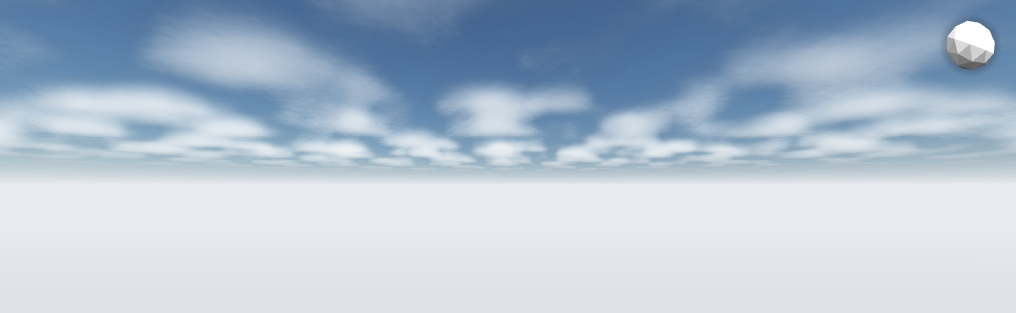
#> input picture analysis/tmp_r13_clouds/tune_cov25.png, 1016 x 313 px, found by its file name; the run also reads 2 pictures not shown here
$ python forensics2_r2.py
#> lines starting #> are read from the running program, lines starting #| are printed output that depends on the picture; after the words box and inside, x2 and y2 are one past the last pixel; in counts of white or black regions, pixels touching at a corner belong together
#!/usr/bin/env python3
"""Forensics round 2: sun blob location, blue-gap recheck, per-blob underside shading,
posterization, cloud-only chroma blotches."""
import numpy as np
from PIL import Image
from scipy import ndimage
import json

FILES = ["tune_cov25.png", "tune_cov75.png", "tune_base.png", "tune_layered.png"]
FLOOR_CUT = 0.45

def luminance(a):
    return 0.2126*a[...,0] + 0.7152*a[...,1] + 0.0722*a[...,2]

def analyze(path):
#> called with path = 'tune_cov25.png'
    im = Image.open(path)
#> im is the input picture: PIL image 1016x313 RGB; mean R, G, B 176.7, 191.9, 208.9
    rgb = np.asarray(im.convert("RGB")).astype(np.float32)
    H, W, _ = rgb.shape
#> H = 313; W = 1016
    h = int(H*(1-FLOOR_CUT))
#> h = 172
    sky = rgb[:h, :, :]
    L = luminance(sky)
    R, G, B = sky[...,0], sky[...,1], sky[...,2]
    out = {}

    # 1) locate pure-white blob(s)
    white = L >= 250
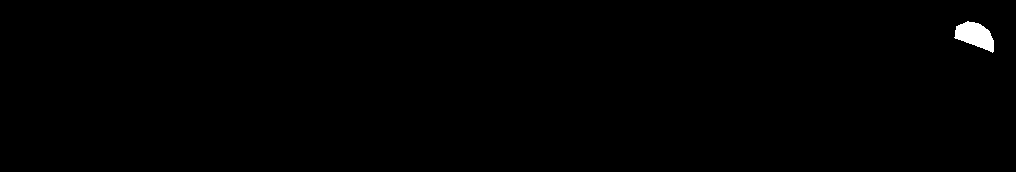
#> white: shape (172, 1016) bool; 0.44% white; 1 white region, box (x1, y1, x2, y2) and area: (954, 21, 994, 53) 771
    if white.any():
        lab, n = ndimage.label(white)
#> n = 1
        sizes = ndimage.sum(white, lab, range(1, n+1))
#> sizes = [771]
        for i in np.argsort(sizes)[::-1][:3]:
            if sizes[i] < 20: continue
            ys, xs = np.where(lab == i+1)
            out[f"white_blob_{int(sizes[i])}px"] = {
                "cx": int(xs.mean()), "cy": int(ys.mean()),
                "bbox": [int(xs.min()), int(ys.max()), int(ys.min()), int(ys.max())],
                "rel_x": round(float(xs.mean())/W, 2), "rel_y_in_sky": round(float(ys.mean())/h, 2)}
#> this loop made 1 pass
#> after the loop, out = 1 item

    # 2) blue gap fraction with several thresholds + gap color stats
    for margin, tag in [(15, "strict"), (5, "loose"), (-10, "any_b_r")]:
        gap = (B > R + margin) & (B > 90)
        out[f"bluegap_{tag}_pct"] = round(100*gap.mean(), 1)
#> after the loop, out = 4 items
    gap = (B > R + 5) & (B > 90)
    if gap.any():
        out["gap_color"] = {"R": round(float(R[gap].mean()),1), "G": round(float(G[gap].mean()),1),
                            "B": round(float(B[gap].mean()),1)}
    # strongest blue (zenith-ish) color: 90th pct of B-R
    br = B - R
    out["blue_strength_p90"] = round(float(np.percentile(br, 90)), 1)
    out["sky_top_row_color"] = {"R": round(float(R[0:5,:].mean()),1), "G": round(float(G[0:5,:].mean()),1), "B": round(float(B[0:5,:].mean()),1)}

    # 3) posterization: luminance histogram spikes/gaps in sky
    hist, _ = np.histogram(L, bins=256, range=(0,256))
#> hist = 256 values, max 2967 at index 111, min 0 at index 0, mean 682.6
    nz = hist[hist > 0]
#> nz = 156 values, max 2967 at index 22, min 1 at index 3, mean 1120.2
    # count empty levels inside [min,max] active range
    active = np.where(hist > 0)[0]
#> active = 156 values from 77 to 255
    lo, hi = active.min(), active.max()
#> lo = 77; hi = 255
    empty_inside = int((hist[lo:hi+1] == 0).sum())
#> empty_inside = 23
    spikes = int((hist[lo:hi+1] > 5*np.median(nz)).sum())
#> spikes = 0
    out["lum_hist"] = {"active_range": [int(lo), int(hi)], "empty_levels_inside": empty_inside, "spike_levels": spikes}

    # 4) cloud mask (loose) & per-blob top-vs-bottom shading
    cloud = ~(B > R + 5) | (L > 200)
#> cloud: shape (172, 1016) bool; 16.3% white; 51 white regions (31 under 20 px), largest, box (x1, y1, x2, y2) and area: (0, 92, 291, 161) 10342, (794, 100, 1008, 157) 3299, (543, 115, 747, 166) 3064
    cloud = ndimage.binary_closing(cloud, np.ones((3,3)))
#> cloud: shape (172, 1016) bool; 16.3% white; 36 white regions (17 under 20 px), largest, box (x1, y1, x2, y2) and area: (1, 92, 291, 162) 10470, (794, 100, 1015, 157) 3559, (543, 115, 747, 166) 3094
    lab, n = ndimage.label(cloud)
#> lab: shape (172, 1016) int32; 40 distinct labels, from 0 to 39
#> n = 39
    stats = []
    min_area = 150
    for i in range(1, n+1):
        ys, xs = np.where(lab == i)
        if len(ys) < min_area: continue
        sel = lab == i
        ymid = ys.mean()
        top = sel & (np.arange(h)[:, None] < ymid)
        bot = sel & (np.arange(h)[:, None] >= ymid)
        lt = L[top].mean() if top.any() else None
        lb = L[bot].mean() if bot.any() else None
        if lt and lb:
            stats.append({"area": int(len(ys)), "lum_top": round(float(lt),1), "lum_bot": round(float(lb),1),
                          "top_minus_bot": round(float(lt-lb),1)})
#> this loop made 39 passes
#> (ys, xs) on passes 7, 8, 9, 10, 12, 15, 21, 22, 24, 28, 29, 30: ([104], [998]), ([105, 105, 105], [530, 531, 532]), ([106], [529]), ([109], [931]), ([110], [929]), ([115, 115, 115], [1012, 1013, 1014]), ([152, 152], [762, 763]), ([153, 153], [764, 765]), ([157, 158, 158, 158, 158], [691, 691, 692, 693, 694]), ([160], [640]), ([160], [644]), ([161], [642])
#> (ymid, lt, lb) on passes 1 to 6: (44.91, 245.1, 168.3), (64.64, 200, 200.4), (125.6, 213.2, 214.9), (104.3, 209.3, 209.1), (114.9, 210.4, 212.8), (130.6, 207.2, 211.6)
#> after the loop, stats = 14 items
    stats.sort(key=lambda s: -s["area"])
    out["blobs"] = stats[:8]
    if stats:
        d = [s["top_minus_bot"] for s in stats]
#> d = [-1.7, -4.4, -5.2, 76.8, -2.4, 0.2, 1.2, 9.3, 7.6, -0.6, 1.2, -2, 1.6, -0.4]
        out["blob_top_minus_bot_mean"] = round(float(np.mean(d)), 1)
        out["n_blobs"] = len(stats)

    # 5) cloud-only chroma blotches: dilate cloud, blur R-B, std within
    cmask = ndimage.binary_dilation(cloud, np.ones((5,5)))
#> cmask: shape (172, 1016) bool; 23% white; 18 white regions, largest, box (x1, y1, x2, y2) and area: (0, 90, 296, 172) 15118, (792, 92, 1016, 159) 7316, (541, 113, 749, 168) 4801
    rb = R - B
    k = 25
    cum = np.cumsum(np.cumsum(np.pad(rb, k//2, mode="edge"), axis=0), axis=1)
    blur = (cum[k:, k:] - cum[:-k, k:] - cum[k:, :-k] + cum[:-k, :-k]) / (k*k)
    blur = blur[:h, :W] if blur.shape[0] >= h else blur
    m = cmask[:blur.shape[0], :blur.shape[1]]
#> m: shape (171, 1015) bool; 23% white; 18 white regions, largest, box (x1, y1, x2, y2) and area: (0, 90, 296, 171) 14913, (792, 92, 1015, 159) 7292, (541, 113, 749, 168) 4801
    if m.any():
        out["cloud_chroma_blur_std"] = round(float(blur[m].std()), 2)
        out["cloud_chroma_blur_absmax"] = round(float(np.abs(blur[m]).max()), 1)
        # fraction of cloud w/ magenta tint (R-B > +8) after blur
        out["cloud_magenta_tint_pct"] = round(100*float((blur[m] > 8).mean()), 2)
        out["cloud_cyan_tint_pct"] = round(100*float((blur[m] < -8).mean()), 2)

    # 6) horizontal streaking: row-wise std of luminance vs col-wise
    out["row_std_mean"] = round(float(L.std(axis=1).mean()), 2)
    out["col_std_mean"] = round(float(L.std(axis=0).mean()), 2)

    # 7) edge-enhanced count of strong local edges (seam detection): gradient magnitude > 20
    gx = np.abs(np.diff(L, axis=1)); gy = np.abs(np.diff(L, axis=0))
    out["strong_edges_pct"] = round(100*float((gx[:-1,:] > 20).mean()), 3)
    # vertical line check: columns whose mean gradient is much higher
    colgrad = (np.abs(np.diff(L, axis=1)) > 15).mean(axis=0)
#> colgrad = 1015 values, max 0.0872 at index 946, min 0 at index 0, mean 0.00157
    out["worst_col_edge_share"] = round(float(colgrad.max()), 3)

    return out

res = {f: analyze(f) for f in FILES}
#> call 2 of analyze, with path = 'tune_cov75.png'
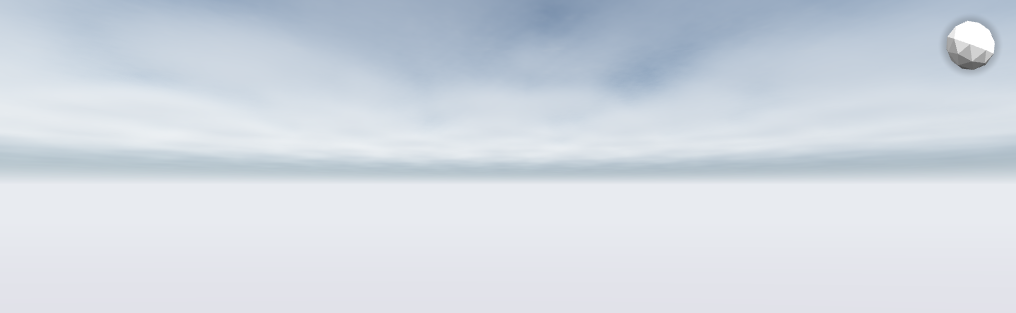
#> input picture analysis/tmp_r13_clouds/tune_cov75.png, 1016 x 313 px, found by its file name
#> in analyze, im is the input picture: PIL image 1016x313 RGB; mean R, G, B 209.3, 216.7, 225.9
#> in analyze (call 2), `R, G, B = sky[...,0], sky[...,1], sky[...,2]`:
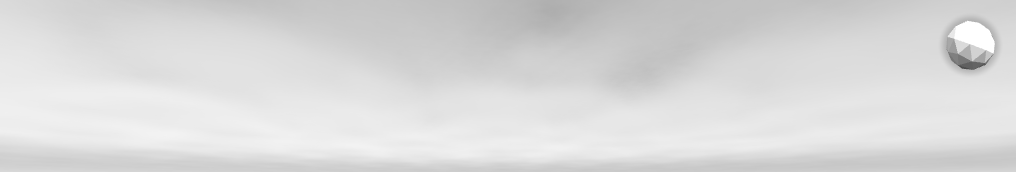
#> B: shape (172, 1016) float32; min 77, max 255, mean 217.9
#> in analyze (call 2), `lab, n = ndimage.label(white)`: n = 1
#> the loop in analyze (call 2), `for i in np.argsort(sizes)[::-1][:3]:` made 1 pass
#> after the loop in analyze (call 2), `for i in np.argsort(sizes)[::-1][:3]:`: out = 1 item
#> the loop in analyze (call 2), `for margin, tag in [(15, "strict"), (5, "loose"), (-10, "any_b_r")]:` made 3 passes
#> pass 1, in analyze (call 2), `gap = (B > R + margin) & (B > 90)`:
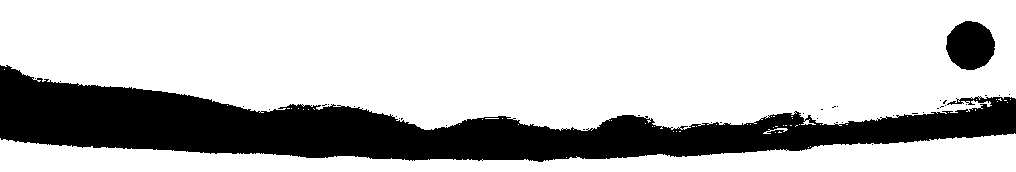
#> gap: shape (172, 1016) bool; 75.2% white; 37 black regions (35 under 20 px), largest, box (x1, y1, x2, y2) and area: (0, 65, 1016, 162) 41462, (946, 21, 995, 70) 1840
#> after the loop in analyze (call 2), `for margin, tag in [(15, "strict"), (5, "loose"), (-10, "any_b_r")]:`: out = 4 items
#> in analyze (call 2), `br = B - R`:
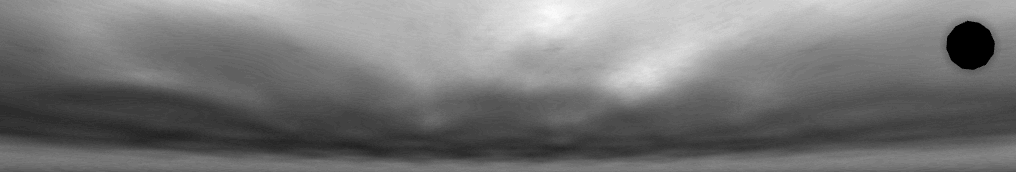
#> br: shape (172, 1016) float32; min 0, max 50, mean 23.3; drawn with min black and max white
#> in analyze (call 2), `hist, _ = np.histogram(L, bins=256, range=(0,256))`: hist = 256 values, max 4007 at index 223, min 0 at index 0, mean 682.6
#> in analyze (call 2), `nz = hist[hist > 0]`: nz = 140 values, max 4007 at index 119, min 1 at index 3, mean 1248.2
#> in analyze (call 2), `active = np.where(hist > 0)[0]`: active = 140 values from 77 to 255
#> in analyze (call 2), `empty_inside = int((hist[lo:hi+1] == 0).sum())`: empty_inside = 39
#> in analyze (call 2), `spikes = int((hist[lo:hi+1] > 5*np.median(nz)).sum())`: spikes = 14
#> in analyze (call 2), `cloud = ~(B > R + 5) | (L > 200)`: cloud: shape (172, 1016) bool; 61.8% white; 4 black regions (2 under 20 px), largest, box (x1, y1, x2, y2) and area: (18, 0, 1016, 99) 54809, (0, 145, 1016, 172) 11950
#> in analyze (call 2), `cloud = ndimage.binary_closing(cloud, np.ones((3,3)))`: cloud: shape (172, 1016) bool; 61.5% white; 1 black region, box (x1, y1, x2, y2) and area: (0, 0, 1016, 172) 67276
#> in analyze (call 2), `lab, n = ndimage.label(cloud)`:
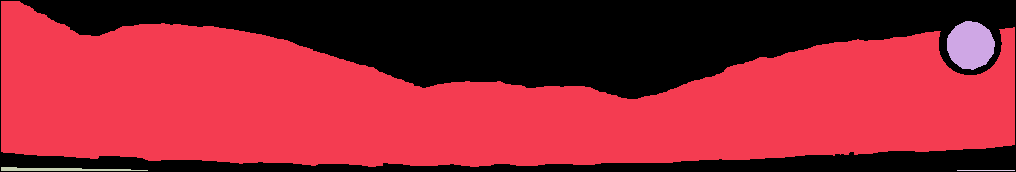
#> lab: shape (172, 1016) int32; 5 distinct labels, from 0 to 4; one colour per label, 0 black
#> in analyze (call 2), `lab, n = ndimage.label(cloud)`: n = 4
#> the loop in analyze (call 2), `for i in range(1, n+1):` made 4 passes
#> (ymid, lt, lb) on passes 1 to 3: (104, 212.1, 223.3), (44.83, 244.4, 167.8), (169.1, 201.7, 203.3)
#> after the loop in analyze (call 2), `for i in range(1, n+1):`: stats = 3 items
#> in analyze (call 2), `d = [s["top_minus_bot"] for s in stats]`: d = [-11.2, 76.6, -1.6]
#> in analyze (call 2), `cmask = ndimage.binary_dilation(cloud, np.ones((5,5)))`: cmask: shape (172, 1016) bool; 65% white; 5 black regions (3 under 20 px), largest, box (x1, y1, x2, y2) and area: (23, 0, 1016, 97) 51676, (0, 147, 1016, 172) 9377
#> in analyze (call 2), `rb = R - B`:
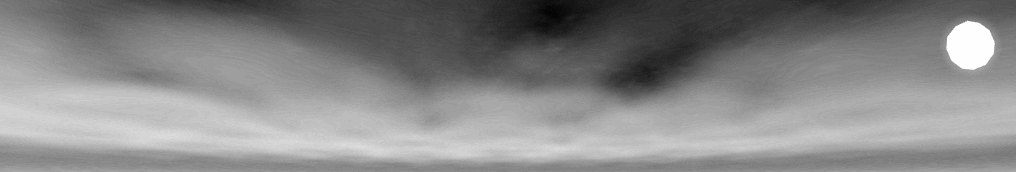
#> rb: shape (172, 1016) float32; min -50, max 0, mean -23.3; drawn with min black and max white
#> in analyze (call 2), `colgrad = (np.abs(np.diff(L, axis=1)) > 15).mean(axis=0)`: colgrad = 1015 values, max 0.093 at index 993, min 0 at index 0, mean 0.00175
#> res = 4 items
print(json.dumps(res, indent=1))
#> (printed output is left out)
